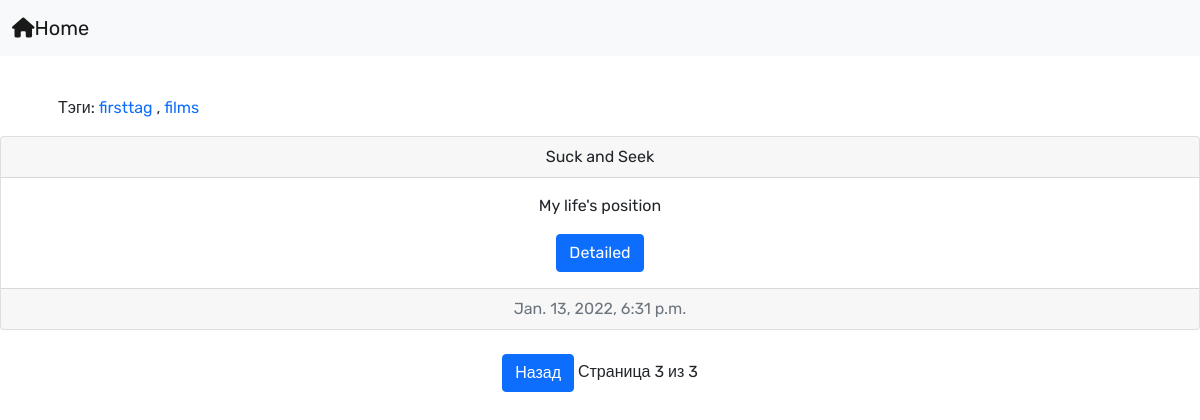
/?page=3, run on the app's committed database.
### blog/models.py (models this page shows, shortened)
class Post(models.Model):
    author = models.ForeignKey(settings.AUTH_USER_MODEL, on_delete=models.CASCADE) # первичный ключ таблицы (генерируется автоматически при создании нового поста)
    title = models.CharField(max_length=150) # текстовое поле ограниченное 150 исмволами
    text = models.TextField() # текстовое поле, неограниченное размерами
    created = models.DateTimeField(default=timezone.now) # исходя из названия, будет отображать время создания поста
    tags = TaggableManager()

### blog/views.py (the view)
# urls.py: path('', views.post_list, name="post_list"),
def post_list(request, tag_slug=None):
    posts = Post.objects.all()
    tag = None
    if tag_slug:
        tag = get_object_or_404(Tag, slug=tag_slug)
        posts = posts.filter(tags__in=[tag])
    page = request.GET.get('page')
    paginator = Paginator(posts.order_by('-id'), 4)
    try:
        posts = paginator.page(page)
    except PageNotAnInteger:
        posts = paginator.page(1)
    except EmptyPage:
        posts = paginator.page(paginator.num_pages)
    return render(request, 'blog/post_list.html', {'posts': posts,
                                                   'page': page,
                                                   'tag': tag})

### blog/templates/blog/post_list.html (shortened to what this page needs)
{% extends 'blog/base.html' %}
{% block content %}
<br>
{% for post in posts %}
    <div class="container">
        <p class="tags m-3">
            Тэги:
            {% for tag in post.tags.all %}
                <a href="{% url 'post_list_by_tag' tag.slug %}">
                    {{ tag.name }}
                </a>
                {% if not forloop.last %}, {% endif %}
            {% endfor %}
        </p>
    </div>
    <div class="card text-center">
      <div class="card-header">
        {{post.title}}
      </div>
      <div class="card-body">
        <p class="card-text">{{post.text | truncatewords:10}}</p>
        <a href="{% url 'post_detail' pk=post.pk %}" class="btn btn-primary">Detailed</a>
      </div>
      <div class="card-footer text-muted">
          {{ post.created }}
      </div>
    </div>
<br>
{% endfor %}
<div class="container">
    {% include "blog/paginator.html" with page=posts %}
</div>
<br><br>
{% endblock %}

### blog/templates/blog/base.html (style rules this page uses)
body { font-family: 'Rubik', sans-serif; }
a { text-decoration: none; }

### data on the page
Post: title "Suck and Seek", text "My life's position", created "Jan. 13, 2022, 6:31 p.m."
Tag: name "firsttag"
Tag: name "films"

### other printed values
{{ page.number }} "3"
{{ page.paginator.num_pages }} "3"
